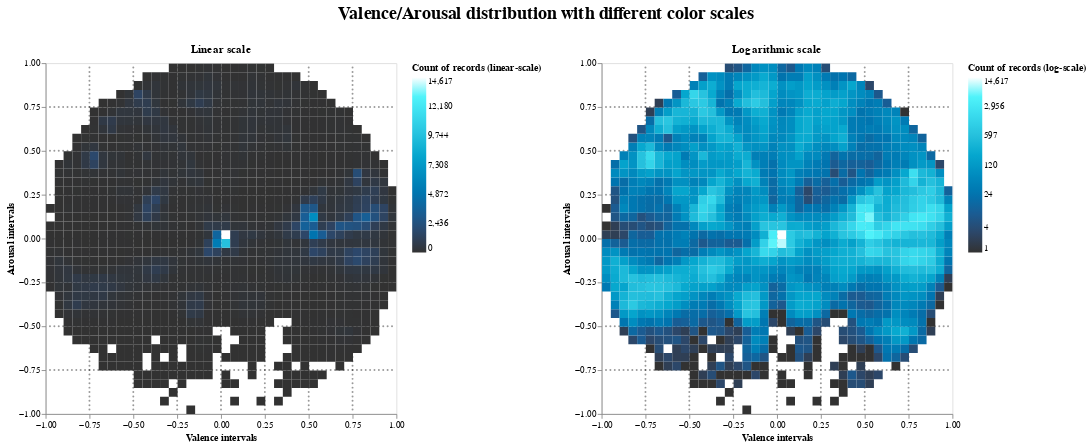

The code cell stored with this chart in its notebook:
### Code cell
combined_chart = alt.hconcat(histogram_2d_with_dotted_grid_linear, 
histogram_2d_with_dotted_grid_log).resolve_scale(color='independent').resolve_legend(color='independent'
                            ).properties(title= alt.Title("Valence/Arousal distribution with different color scales", anchor='middle', fontSize=20, dy=-20))
combined_chart

### Figure 1 — Vega-Lite specification as saved in the notebook (floating-point values rounded to 4 significant figures; data arrays with more than 128 entries replaced by an {"elided": "..."} marker saying what was removed)
{"config": {"view": {"continuousWidth": 300, "continuousHeight": 300}}, "hconcat": [{"layer": [{"data": {"name": "data-c53d011f009317f84c01f8b65e9ae3ea"}, "mark": {"type": "circle", "color": "black", "opacity": 0.4, "size": 5}, "encoding": {"x": {"axis": {"grid": false}, "field": "valence", "scale": {"domain": [-1, 1]}, "type": "quantitative"}, "y": {"axis": {"grid": false}, "field": "arousal", "scale": {"domain": [-1, 1]}, "type": "quantitative"}}, "name": "view_19"}, {"data": {"name": "data-55aee79273441fd5f643f085e9d4de71"}, "mark": {"type": "rect"}, "encoding": {"color": {"field": "count", "legend": {"title": "Count of records (linear-scale)", "values": [0.0, 2436.0, 4872.0, 7308.0, 9744.0, 12180.0, 14620.0]}, "scale": {"domain": [1, 14620.0], "scheme": "darkblue"}, "type": "quantitative"}, "tooltip": [{"bin": {"maxbins": 40}, "field": "valence", "title": "Valence Interval", "type": "quantitative"}, {"bin": {"maxbins": 40}, "field": "arousal", "title": "Arousal Interval", "type": "quantitative"}, {"field": "count", "title": "Count of records", "type": "quantitative"}], "x": {"axis": {"labelAngle": 0, "labelFlush": false, "title": "Valence intervals", "values": [-1.0, -0.75, -0.5, -0.25, 0.0, 0.25, 0.5, 0.75, 1.0]}, "bin": {"maxbins": 40}, "field": "valence", "scale": {"domain": [-1, 1]}, "type": "quantitative"}, "y": {"axis": {"labelAngle": 0, "labelFlush": false, "title": "Arousal intervals", "values": [-1.0, -0.75, -0.5, -0.25, 0.0, 0.25, 0.5, 0.75, 1.0]}, "bin": {"maxbins": 40}, "field": "arousal", "scale": {"domain": [-1, 1]}, "type": "quantitative"}}}], "height": 400, "title": "Linear scale", "width": 400}, {"layer": [{"data": {"name": "data-c53d011f009317f84c01f8b65e9ae3ea"}, "mark": {"type": "circle", "color": "black", "opacity": 0.4, "size": 5}, "encoding": {"x": {"axis": {"grid": false}, "field": "valence", "scale": {"domain": [-1, 1]}, "type": "quantitative"}, "y": {"axis": {"grid": false}, "field": "arousal", "scale": {"domain": [-1, 1]}, "type": "quantitative"}}, "name": "view_20"}, {"data": {"name": "data-55aee79273441fd5f643f085e9d4de71"}, "mark": {"type": "rect"}, "encoding": {"color": {"field": "count", "legend": {"title": "Count of records (log-scale)", "values": [1.0, 4.0, 24.0, 120.0, 597.0, 2956.0, 14620.0]}, "scale": {"domain": [1, 14620.0], "scheme": "darkblue", "type": "log"}, "type": "quantitative"}, "tooltip": [{"bin": {"maxbins": 40}, "field": "valence", "title": "Valence Interval", "type": "quantitative"}, {"bin": {"maxbins": 40}, "field": "arousal", "title": "Arousal Interval", "type": "quantitative"}, {"field": "count", "title": "Count of records", "type": "quantitative"}], "x": {"axis": {"labelAngle": 0, "labelFlush": false, "title": "Valence intervals", "values": [-1.0, -0.75, -0.5, -0.25, 0.0, 0.25, 0.5, 0.75, 1.0]}, "bin": {"maxbins": 40}, "field": "valence", "scale": {"domain": [-1, 1]}, "type": "quantitative"}, "y": {"axis": {"labelAngle": 0, "labelFlush": false, "title": "Arousal intervals", "values": [-1.0, -0.75, -0.5, -0.25, 0.0, 0.25, 0.5, 0.75, 1.0]}, "bin": {"maxbins": 40}, "field": "arousal", "scale": {"domain": [-1, 1]}, "type": "quantitative"}}, "title": "Heatmap"}], "height": 400, "title": "Logarithmic scale", "width": 400}], "params": [{"name": "param_14", "select": {"type": "interval", "encodings": ["x", "y"]}, "bind": "scales", "views": ["view_19"]}, {"name": "param_15", "select": {"type": "interval", "encodings": ["x", "y"]}, "bind": "scales", "views": ["view_20"]}], "resolve": {"legend": {"color": "independent"}, "scale": {"color": "independent"}}, "title": {"text": "Valence/Arousal distribution with different color scales", "anchor": "middle", "dy": -20, "fontSize": 20}, "$schema": "https://vega.github.io/schema/vega-lite/v5.15.1.json", "datasets": {"data-c53d011f009317f84c01f8b65e9ae3ea": {"elided": "1106 records"}, "data-55aee79273441fd5f643f085e9d4de71": {"elided": "1197 records"}}}
